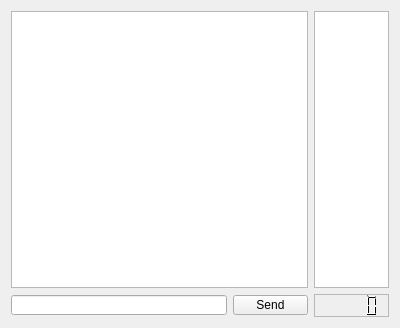
<?xml version="1.0" encoding="UTF-8"?>
<ui version="4.0">
 <class>Client</class>
 <widget class="QWidget" name="Client">
  <property name="geometry">
   <rect>
    <x>0</x>
    <y>0</y>
    <width>400</width>
    <height>328</height>
   </rect>
  </property>
  <property name="windowTitle">
   <string>Form</string>
  </property>
  <layout class="QGridLayout" name="gridLayout_2">
   <item row="0" column="0">
    <layout class="QGridLayout" name="gridLayout">
     <property name="rightMargin">
      <number>0</number>
     </property>
     <item row="2" column="2">
      <widget class="QPushButton" name="sendButton">
       <property name="maximumSize">
        <size>
         <width>75</width>
         <height>20</height>
        </size>
       </property>
       <property name="text">
        <string>Send</string>
       </property>
      </widget>
     </item>
     <item row="2" column="1">
      <widget class="QLineEdit" name="lineEdit">
       <property name="maximumSize">
        <size>
         <width>16777215</width>
         <height>20</height>
        </size>
       </property>
      </widget>
     </item>
     <item row="2" column="3">
      <widget class="QLCDNumber" name="lcdNumber">
       <property name="sizePolicy">
        <sizepolicy hsizetype="Minimum" vsizetype="Fixed">
         <horstretch>0</horstretch>
         <verstretch>0</verstretch>
        </sizepolicy>
       </property>
       <property name="maximumSize">
        <size>
         <width>75</width>
         <height>16777215</height>
        </size>
       </property>
       <property name="palette">
        <palette>
         <active>
          <colorrole role="WindowText">
           <brush brushstyle="SolidPattern">
            <color alpha="255">
             <red>0</red>
             <green>0</green>
             <blue>0</blue>
            </color>
           </brush>
          </colorrole>
          <colorrole role="Dark">
           <brush brushstyle="SolidPattern">
            <color alpha="255">
             <red>0</red>
             <green>0</green>
             <blue>0</blue>
            </color>
           </brush>
          </colorrole>
          <colorrole role="Text">
           <brush brushstyle="SolidPattern">
            <color alpha="255">
             <red>0</red>
             <green>0</green>
             <blue>0</blue>
            </color>
           </brush>
          </colorrole>
          <colorrole role="ButtonText">
           <brush brushstyle="SolidPattern">
            <color alpha="255">
             <red>0</red>
             <green>0</green>
             <blue>0</blue>
            </color>
           </brush>
          </colorrole>
         </active>
         <inactive>
          <colorrole role="WindowText">
           <brush brushstyle="SolidPattern">
            <color alpha="255">
             <red>0</red>
             <green>0</green>
             <blue>0</blue>
            </color>
           </brush>
          </colorrole>
          <colorrole role="Dark">
           <brush brushstyle="SolidPattern">
            <color alpha="255">
             <red>0</red>
             <green>0</green>
             <blue>0</blue>
            </color>
           </brush>
          </colorrole>
          <colorrole role="Text">
           <brush brushstyle="SolidPattern">
            <color alpha="255">
             <red>0</red>
             <green>0</green>
             <blue>0</blue>
            </color>
           </brush>
          </colorrole>
          <colorrole role="ButtonText">
           <brush brushstyle="SolidPattern">
            <color alpha="255">
             <red>0</red>
             <green>0</green>
             <blue>0</blue>
            </color>
           </brush>
          </colorrole>
         </inactive>
         <disabled>
          <colorrole role="WindowText">
           <brush brushstyle="SolidPattern">
            <color alpha="255">
             <red>0</red>
             <green>0</green>
             <blue>0</blue>
            </color>
           </brush>
          </colorrole>
          <colorrole role="Dark">
           <brush brushstyle="SolidPattern">
            <color alpha="255">
             <red>0</red>
             <green>0</green>
             <blue>0</blue>
            </color>
           </brush>
          </colorrole>
          <colorrole role="Text">
           <brush brushstyle="SolidPattern">
            <color alpha="255">
             <red>0</red>
             <green>0</green>
             <blue>0</blue>
            </color>
           </brush>
          </colorrole>
          <colorrole role="ButtonText">
           <brush brushstyle="SolidPattern">
            <color alpha="255">
             <red>0</red>
             <green>0</green>
             <blue>0</blue>
            </color>
           </brush>
          </colorrole>
         </disabled>
        </palette>
       </property>
       <property name="frameShape">
        <enum>QFrame::StyledPanel</enum>
       </property>
       <property name="frameShadow">
        <enum>QFrame::Raised</enum>
       </property>
       <property name="lineWidth">
        <number>1</number>
       </property>
      </widget>
     </item>
     <item row="0" column="3">
      <widget class="QTextBrowser" name="textBrowser_2">
       <property name="maximumSize">
        <size>
         <width>75</width>
         <height>16777215</height>
        </size>
       </property>
      </widget>
     </item>
     <item row="0" column="1" colspan="2">
      <widget class="QTextBrowser" name="textBrowser">
       <property name="enabled">
        <bool>true</bool>
       </property>
       <property name="maximumSize">
        <size>
         <width>16777215</width>
         <height>16777215</height>
        </size>
       </property>
       <property name="cursor" stdset="0">
        <cursorShape>ArrowCursor</cursorShape>
       </property>
       <property name="contextMenuPolicy">
        <enum>Qt::NoContextMenu</enum>
       </property>
      </widget>
     </item>
    </layout>
   </item>
  </layout>
 </widget>
 <resources/>
 <connections/>
</ui>
